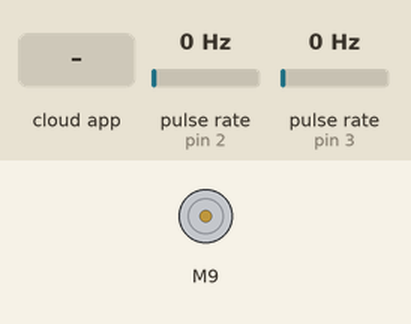
Recording of a sketch running on a simulated Arduino Uno, built with avr-gcc and run on an emulated ATmega328P. On the bench: DC motor (green arrow = forward, orange = backward, longer = faster). Wiring (inferred from the names in the program): 2 × pulse sensor: data pin 2 / data pin 3. The test bench sets the inputs (shaded band); at power-on: pulse rate (sensors on pin 2, pin 3) 0 Hz. The ROS host is connected and sends only what is stated.

Above: at 1.2 s.
1.3 s: the phone or cloud app sets feedback to 0
2.8 s: the phone or cloud app sets feedback to 45
At 3.9 s:
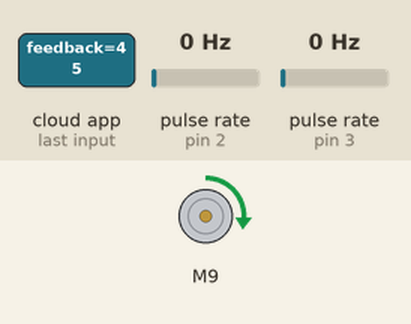
4.3 s: the phone or cloud app sets feedback to 90
At 5.0 s:
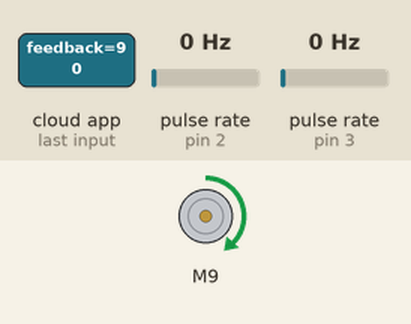
5.8 s: the phone or cloud app sets feedback to 180
At 6.2 s:
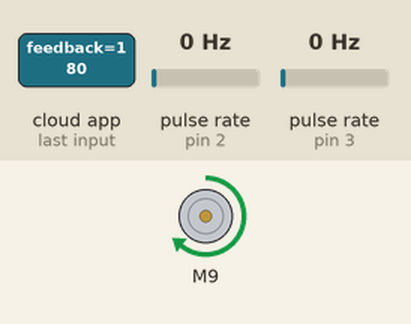
Timing chart, 0 to 8.3 s (numbered marks = the images above; inputs shaded):
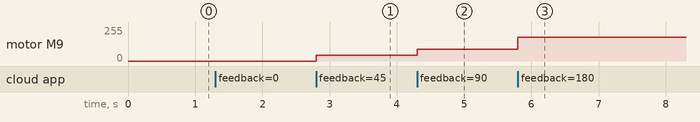

Measured:
- after the input at 2.8 s, motor M9: stopped → forward 45/255 at once
- after the input at 4.3 s, motor M9: forward 45/255 → forward 90/255 at once
- after the input at 5.8 s, motor M9: forward 90/255 → forward 180/255 at once

The sketch:

cont_feedback.ino
```cpp
#include <ros.h>
#include <std_msgs/Int16.h>
#include "CytronMotorDriver.h"


// Configure the motor driver.
CytronMD motor(PWM_DIR, 9, 8);  // PWM = Pin 3, DIR = Pin 4.

int speed_m = 9;
int dir_m = 8;

int encoder_Pin_1 = 2;
int encoder_Pin_2 = 3;

volatile int lastEncoded = 0;
volatile long encoderValue = 0;

long lastencoderValue = 0;

int lastMSB = 0;
int lastLSB = 0;

ros::NodeHandle nh;
std_msgs::Int16 msg;
ros::Publisher counter_pub("/counter", &msg);

// Callback function to handle the received data on topic "/feedback"
void feedbackCallback(const std_msgs::Int16& feedback_msg) {

  int feedback_data = feedback_msg.data;
 motor.setSpeed(feedback_data);


  msg.data = encoderValue;
  counter_pub.publish(&msg);
}

ros::Subscriber<std_msgs::Int16> feedback_sub("/feedback", &feedbackCallback);

void setup() {
  nh.initNode();
  nh.advertise(counter_pub);

  // Subscribe to the "/feedback" topic with the callback function
  nh.subscribe(feedback_sub);

  pinMode(encoder_Pin_1, INPUT);
  pinMode(encoder_Pin_2, INPUT);


  pinMode(speed_m, OUTPUT);
  pinMode(dir_m, OUTPUT);

  digitalWrite(encoder_Pin_1, HIGH); //turn pullup resistor on
  digitalWrite(encoder_Pin_2, HIGH); //turn pullup resistor on


  attachInterrupt(0, updateEncoder, CHANGE);
  attachInterrupt(1, updateEncoder, CHANGE);
}


void loop(){

  msg.data = encoderValue;
  counter_pub.publish(&msg);
  nh.spinOnce();

}


void updateEncoder()
{
  int MSB = digitalRead(encoder_Pin_1); //MSB = most significant bit
  int LSB = digitalRead(encoder_Pin_2); //LSB = least significant bit

  int encoded = (MSB << 1) |LSB; //converting the 2 pin value to single number
  int sum  = (lastEncoded << 2) | encoded; //adding it to the previous encoded value

  if(sum == 0b1101 || sum == 0b0100 || sum == 0b0010 || sum == 0b1011) encoderValue ++;
  if(sum == 0b1110 || sum == 0b0111 || sum == 0b0001 || sum == 0b1000) encoderValue --;

  lastEncoded = encoded; //store this value for next time
}
```
